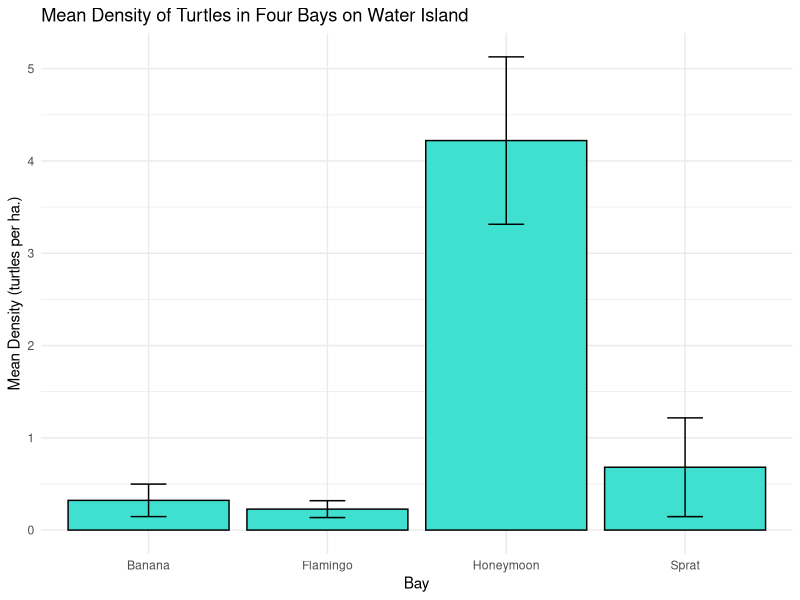

Recreate this plot in R.
## ---- chunk 1
#| echo: false
#| warning: false
#| message: false

library(tidyverse)


Turtles <- read.csv("../Turtle_densityV3.csv")

Turtles_long <- Turtles %>%
  pivot_longer(
    cols = starts_with("Density"),
    names_to = "Replicate",
    values_to = "Turtle.density"
  )

# Summary dataframe of the data

Turtle_summary <- Turtles_long %>%
  group_by(Bay) %>%
  summarise(
    MEAN_density  = mean(Turtle.density),
    SEM_density = sd(Turtle.density) / sqrt(length(Turtle.density))
  )
## ---- chunk 2
anova_result <- aov(Turtle.density ~ Bay, data = Turtles_long) 
summary(anova_result) 
## ---- chunk 3
TurtleResiduals <- rstandard(anova_result)

shapiro.test(TurtleResiduals)
## ---- chunk 4
bartlett.test(Turtle.density ~ Bay, data = Turtles_long) 
## ---- chunk 5
kruskal_test_result <- kruskal.test(Turtle.density ~ Bay, data = Turtles_long)
print(kruskal_test_result)
## ---- chunk 6
#| echo: false
ggplot(Turtle_summary, aes(x=Bay, y=MEAN_density)) +
  geom_bar(stat="identity", fill = "turquoise", color = "black") +
  geom_errorbar(aes(ymin=MEAN_density-SEM_density, ymax=MEAN_density+SEM_density), width=.2) + labs (title = "Mean Density of Turtles in Four Bays on Water Island", x = "Bay", y = "Mean Density (turtles per ha.)") + theme_minimal() 

